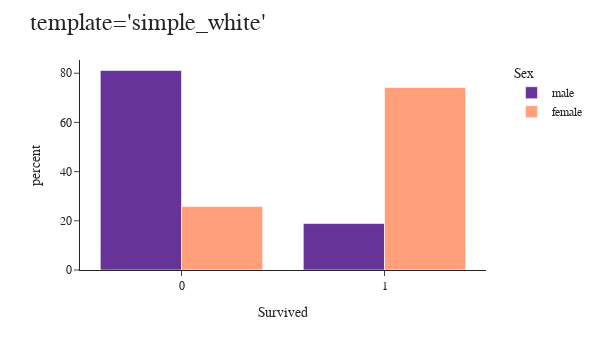

Notebook cell for this chart:
### Code cell
df = df_titanic
fig = px.histogram(df, x="Survived", y=None, color="Sex",
                width=600,height=350,
                histnorm='percent',
                color_discrete_map={ 
                    "male": "RebeccaPurple", "female": "lightsalmon"
                },
                template="simple_white"
                )
fig.update_layout(title=" template='simple_white'", 
                  font_family="San Serif",
                  bargap=0.2,
                  barmode='group',
                  titlefont={'size': 24},
                  legend=dict(
                  orientation="v", 
                      y=1, 
                      yanchor="top", 
                      x=1.250, 
                      xanchor="right",)                 
                  )
fig.show()

### Figure 1 — Plotly figure (JSON) as saved in the notebook; plotly's stock layout.template omitted (floating-point values rounded to 4 significant figures; data arrays with more than 128 entries replaced by an {"elided": "..."} marker saying what was removed)
{"data": [{"alignmentgroup": "True", "bingroup": "x", "histnorm": "percent", "hovertemplate": "Sex=male<br>Survived=%{x}<br>percent=%{y}<extra></extra>", "legendgroup": "male", "marker": {"color": "RebeccaPurple"}, "name": "male", "offsetgroup": "male", "orientation": "v", "showlegend": true, "type": "histogram", "x": {"elided": "577 int values"}, "xaxis": "x", "yaxis": "y"}, {"alignmentgroup": "True", "bingroup": "x", "histnorm": "percent", "hovertemplate": "Sex=female<br>Survived=%{x}<br>percent=%{y}<extra></extra>", "legendgroup": "female", "marker": {"color": "lightsalmon"}, "name": "female", "offsetgroup": "female", "orientation": "v", "showlegend": true, "type": "histogram", "x": {"elided": "314 int values"}, "xaxis": "x", "yaxis": "y"}], "layout": {"bargap": 0.2, "barmode": "group", "font": {"family": "San Serif"}, "height": 350, "legend": {"orientation": "v", "title": {"text": "Sex"}, "tracegroupgap": 0, "x": 1.25, "xanchor": "right", "y": 1, "yanchor": "top"}, "margin": {"t": 60}, "title": {"font": {"size": 24}, "text": " template='simple_white'"}, "width": 600, "xaxis": {"anchor": "y", "domain": [0.0, 1.0], "title": {"text": "Survived"}}, "yaxis": {"anchor": "x", "domain": [0.0, 1.0], "title": {"text": "percent"}}}}
